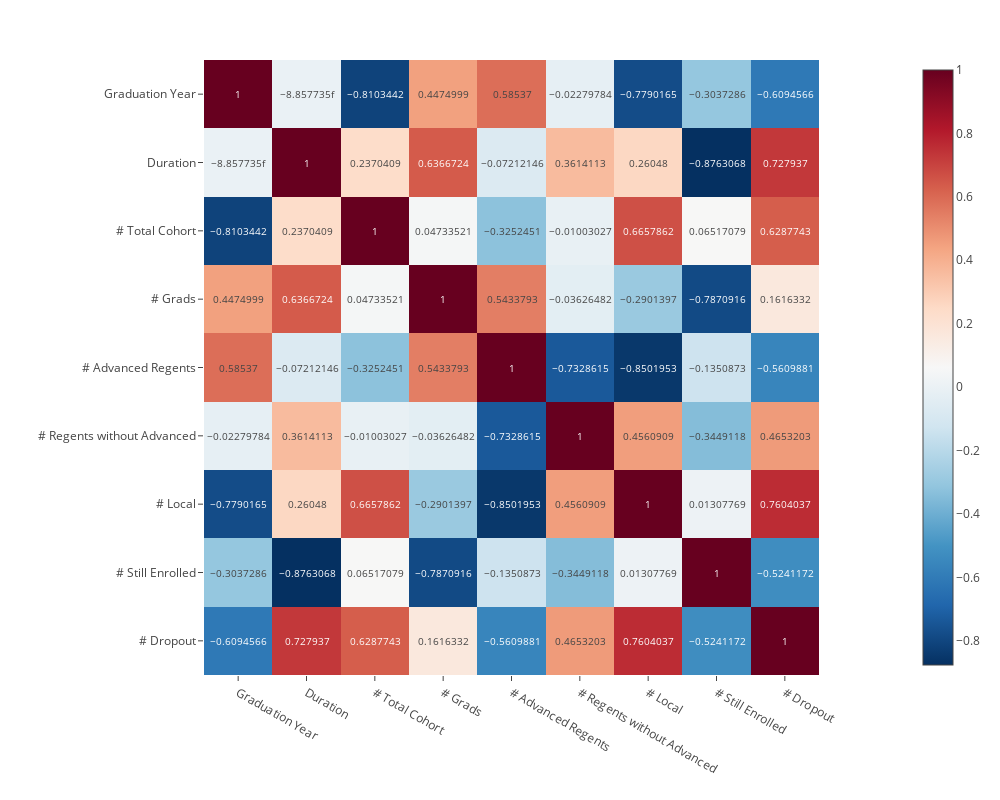

This figure's notebook cell:
### Code cell
correlation_matrix(general_duration_data)

### Figure 1 — Plotly figure (JSON) as saved in the notebook; plotly's stock layout.template omitted (floating-point values rounded to 4 significant figures)
{"data": [{"coloraxis": "coloraxis", "hovertemplate": "x: %{x}<br>y: %{y}<br>color: %{z}<extra></extra>", "name": "0", "textfont": {"size": 10}, "texttemplate": "%{z}", "type": "heatmap", "x": ["Graduation Year", "Duration", "# Total Cohort", "# Grads", "# Advanced Regents", "# Regents without Advanced", "# Local", "# Still Enrolled", "# Dropout"], "xaxis": "x", "y": ["Graduation Year", "Duration", "# Total Cohort", "# Grads", "# Advanced Regents", "# Regents without Advanced", "# Local", "# Still Enrolled", "# Dropout"], "yaxis": "y", "z": [[1, -8.858e-15, -0.8103, 0.4475, 0.5854, -0.0228, -0.779, -0.3037, -0.6095], [-8.858e-15, 1, 0.237, 0.6367, -0.07212, 0.3614, 0.2605, -0.8763, 0.7279], [-0.8103, 0.237, 1, 0.04734, -0.3252, -0.01003, 0.6658, 0.06517, 0.6288], [0.4475, 0.6367, 0.04734, 1, 0.5434, -0.03626, -0.2901, -0.7871, 0.1616], [0.5854, -0.07212, -0.3252, 0.5434, 1, -0.7329, -0.8502, -0.1351, -0.561], [-0.0228, 0.3614, -0.01003, -0.03626, -0.7329, 1, 0.4561, -0.3449, 0.4653], [-0.779, 0.2605, 0.6658, -0.2901, -0.8502, 0.4561, 1, 0.01308, 0.7604], [-0.3037, -0.8763, 0.06517, -0.7871, -0.1351, -0.3449, 0.01308, 1, -0.5241], [-0.6095, 0.7279, 0.6288, 0.1616, -0.561, 0.4653, 0.7604, -0.5241, 1]]}], "layout": {"coloraxis": {"colorscale": [[0, "rgb(5,48,97)"], [0.1, "rgb(33,102,172)"], [0.2, "rgb(67,147,195)"], [0.3, "rgb(146,197,222)"], [0.4, "rgb(209,229,240)"], [0.5, "rgb(247,247,247)"], [0.6, "rgb(253,219,199)"], [0.7, "rgb(244,165,130)"], [0.8, "rgb(214,96,77)"], [0.9, "rgb(178,24,43)"], [1, "rgb(103,0,31)"]]}, "height": 800, "margin": {"b": 125, "l": 125, "t": 60}, "width": 1000, "xaxis": {"anchor": "y", "constrain": "domain", "domain": [0, 1], "scaleanchor": "y"}, "yaxis": {"anchor": "x", "autorange": "reversed", "constrain": "domain", "domain": [0, 1]}}}
